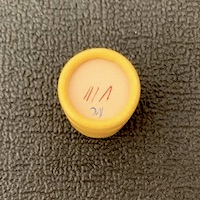
#> input picture Documents/GitHub/GRO620-E23/images_doc/proc2-q1-object.jpeg, 200 x 200 px
$ jupyter execute --allow-errors proc_3.ipynb   (shell and % lines are left out)
#> lines starting #> are read from the running program, lines starting #| are printed output that depends on the picture; after the words box and inside, x2 and y2 are one past the last pixel; in counts of white or black regions, pixels touching at a corner belong together
# GRO620 - Activité procédurale 3

[cell 1]
# Préambule

import numpy as np
import cv2

import matplotlib.pyplot as plt

## Si vous utilisez Google Colab, vous devez d'abord monter votre Google Drive
## où se trouve vos données.
## Commentez les trois lignes suivantes en ajustant le chemin vers votre propre
## dossier :

# from google.colab import drive
# drive.mount('/content/gdrive')
# %cd /content/gdrive/MyDrive/gro620-e21

## Pour retrouver le chemin depuis Jupyter, vous pouvez utiliser ceci :
# !ls /content/gdrive/MyDrive

## Filtrage linéaire - suite

### Q1.1

Soit cette image :

[cell 2]
img_q11_org  = cv2.imread("images_doc/proc2-q1-object.jpeg")
#> img_q11_org is the input picture: shape (200, 200, 3); mean B, G, R 76.5, 105.5, 123.4
img_q11_mono = np.float32(cv2.cvtColor(img_q11_org, cv2.COLOR_BGR2GRAY)) / 255.
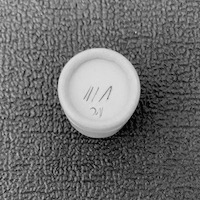
#> img_q11_mono: shape (200, 200) float32; min 0.00784, max 0.886, mean 0.422
plt.imshow(img_q11_mono)

Utilisez un filtre linéaire de Sobel (voir sections 3.2.1 et 4.2.1) pour faire ressortir les contours de cette image.

[cell 3]
sobel = np.array([
    [-1, 0, 1],
    [-2, 0, 2],
    [-1, 0, 1]
]) * (1/8.)

img_sob_x = cv2.filter2D(img_q11_mono, -1, sobel)
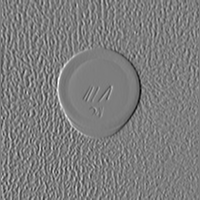
#> img_sob_x: shape (200, 200) float32; min -0.355, max 0.364, mean -0.000641; drawn with min black and max white
plt.figure()
plt.imshow(img_sob_x, cmap ="gray")
img_2x = img_sob_x**2

img_sob_y = cv2.filter2D(img_q11_mono, -1, np.transpose(sobel))
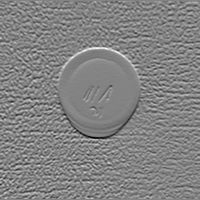
#> img_sob_y: shape (200, 200) float32; min -0.292, max 0.274, mean -0.000721; drawn with min black and max white
plt.figure()
plt.imshow(img_sob_y, cmap ="gray")
img_2y = img_sob_y**2
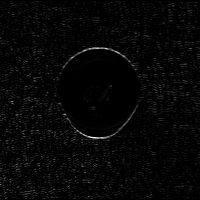
#> img_2y: shape (200, 200) float32; min 0, max 0.0851, mean 0.00224; drawn with min black and max white

img_xy = img_2x+img_2y
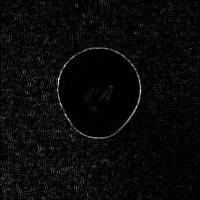
#> img_xy: shape (200, 200) float32; min 0, max 0.144, mean 0.00556; drawn with min black and max white
img_comb = np.sqrt(img_xy)

plt.figure()
plt.imshow(img_comb, cmap ="gray")

#On doit d'abord vérifier si on a des valeur de pixel entre 0 et 1, ensuite on multiplie les valeurs de la matrice par 255
#ca devrait marcher ensuite
# ret, threshold_img = cv2.threshold(img_comb, 230, 255, cv2.THRESH_BINARY)
# plt.figure()
# plt.imshow(threshold_img, cmap ="gray")

## Filtrage non-linéaire

### Q2.1

Soit cette image :

[cell 4]
img_q21_org = cv2.imread("images_doc/proc2-q3-sand.png")
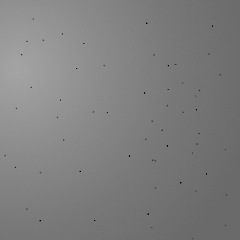
#> input picture Documents/GitHub/GRO620-E23/images_doc/proc2-q3-sand.png, 240 x 240 px
#> img_q21_org is the input picture: shape (240, 240, 3); min 0, max 164, mean 126.7
img_q21_mono = cv2.cvtColor(img_q21_org, cv2.COLOR_BGR2GRAY)
plt.imshow(img_q21_mono, cmap="gray")

Utilisez un filtre **non-linéaire** pour tenter de retirer les points noirs dans l'image.

[cell 5]
img_q21_filt = img_q21_mono.copy()
d = 100
sigma_col = 100
sigma_sp = 100

img_filt = cv2.bilateralFilter(img_q21_filt, d, sigma_col, sigma_sp)
plt.figure()
plt.imshow(img_filt, cmap ="gray")

img_medBlur = cv2.medianBlur(img_q21_filt, 5)
plt.figure()
plt.imshow(img_medBlur, cmap ="gray")

## Chaîne de filtrage

### Q3.1

En reprenant la figure originale de la question Q1.1, appliquez une succession de filtres pour mieux isoler le contour de l'objet au centre de l'image.

[cell 6]
img_q31 = img_q11_mono
# [26 lines of commented-out code are left out]

plt.figure()
plt.imshow(img_q31, cmap="gray")

img_nl = cv2.medianBlur(img_q31, 5)
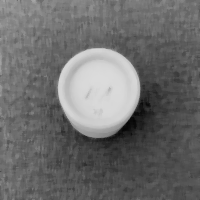
#> img_nl: shape (200, 200) float32; min 0.0235, max 0.859, mean 0.425
plt.figure()
plt.imshow(img_nl, cmap ="gray")

ret, threshold_img = cv2.threshold(img_nl, 0.67, 255, cv2.THRESH_BINARY)
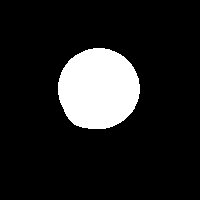
#> threshold_img: shape (200, 200) float32; 13.2% white; 1 white region, box (x1, y1, x2, y2) and area: (58, 48, 140, 129) 5262
plt.figure()
plt.imshow(threshold_img, cmap ="gray")

img_sob_x = cv2.filter2D(threshold_img, -1, sobel)
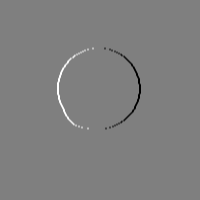
#> img_sob_x: shape (200, 200) float32; min -127.5, max 127.5, mean 0; drawn with min black and max white
plt.figure()
plt.imshow(img_sob_x, cmap ="gray")
img_2x = img_sob_x**2

img_sob_y = cv2.filter2D(threshold_img, -1, np.transpose(sobel))
plt.figure()
plt.imshow(img_sob_y, cmap ="gray")
img_2y = img_sob_y**2

img_xy = img_2x+img_2y
img_comb = np.sqrt(img_xy)

plt.figure()
plt.imshow(img_comb, cmap ="gray")

### Q3.2

Répétez l'exercice précédent, mais avec un filtre de Canny.

[cell 7]
img_q32 = img_q11_org
img_can = cv2.Canny(img_q32, 450,670)
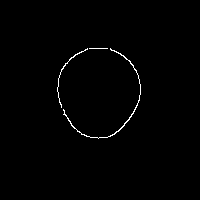
#> img_can: shape (200, 200); 0.79% white in thin lines or dots, all inside (x1, y1, x2, y2) = (57, 48, 141, 139)

plt.figure()
plt.imshow(img_can, cmap ="gray")
